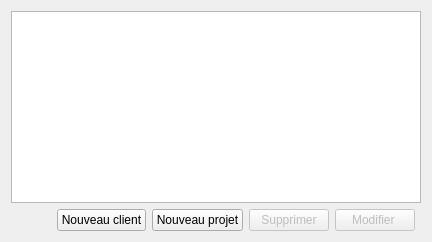
      <widget class="QWidget" name="page">
       <layout class="QGridLayout" name="gridLayout_3">
        <item row="1" column="0">
         <layout class="QGridLayout" name="gridLayout_12">
          <property name="bottomMargin">
           <number>0</number>
          </property>
          <item row="1" column="3">
           <widget class="QPushButton" name="btnDelCustomer">
            <property name="enabled">
             <bool>false</bool>
            </property>
            <property name="text">
             <string>Supprimer</string>
            </property>
            <property name="icon">
             <iconset resource="icons.qrc">
              <normaloff>:/icons/img/256/remove_user.png</normaloff>:/icons/img/256/remove_user.png</iconset>
            </property>
           </widget>
          </item>
          <item row="1" column="0">
           <spacer name="horizontalSpacer">
            <property name="orientation">
             <enum>Qt::Horizontal</enum>
            </property>
            <property name="sizeHint" stdset="0">
             <size>
              <width>40</width>
              <height>20</height>
             </size>
            </property>
           </spacer>
          </item>
          <item row="1" column="1">
           <widget class="QPushButton" name="btnAddCustomer">
            <property name="text">
             <string>Nouveau client</string>
            </property>
            <property name="icon">
             <iconset resource="icons.qrc">
              <normaloff>:/icons/addCustomer</normaloff>:/icons/addCustomer</iconset>
            </property>
           </widget>
          </item>
          <item row="1" column="4">
           <widget class="QPushButton" name="btnEdit">
            <property name="enabled">
             <bool>false</bool>
            </property>
            <property name="text">
             <string>Modifier </string>
            </property>
            <property name="icon">
             <iconset resource="icons.qrc">
              <normaloff>:/icons/edit</normaloff>:/icons/edit</iconset>
            </property>
           </widget>
          </item>
          <item row="1" column="2">
           <widget class="QPushButton" name="btnNewProject">
            <property name="text">
             <string>Nouveau projet</string>
            </property>
            <property name="icon">
             <iconset resource="icons.qrc">
              <normaloff>:/icons/img/add_project.png</normaloff>:/icons/img/add_project.png</iconset>
            </property>
           </widget>
          </item>
          <item row="0" column="0" colspan="6">
           <widget class="QTableView" name="tblCustomers">
            <property name="editTriggers">
             <set>QAbstractItemView::NoEditTriggers</set>
            </property>
            <property name="alternatingRowColors">
             <bool>true</bool>
            </property>
            <property name="selectionMode">
             <enum>QAbstractItemView::SingleSelection</enum>
            </property>
            <property name="selectionBehavior">
             <enum>QAbstractItemView::SelectRows</enum>
            </property>
           </widget>
          </item>
         </layout>
        </item>
       </layout>
      </widget>
